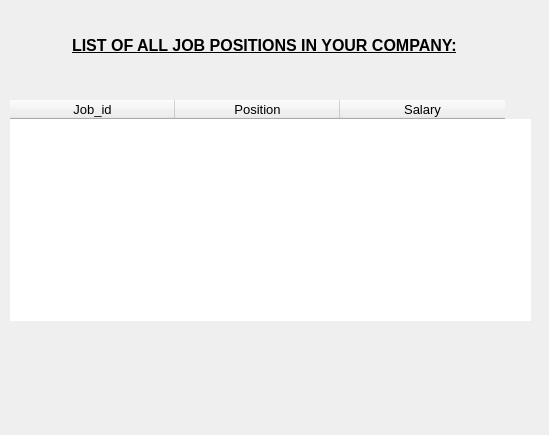
<?xml version="1.0" encoding="UTF-8"?>
<ui version="4.0">
 <class>ChangeSalary</class>
 <widget class="QWidget" name="ChangeSalary">
  <property name="geometry">
   <rect>
    <x>0</x>
    <y>0</y>
    <width>549</width>
    <height>435</height>
   </rect>
  </property>
  <property name="windowTitle">
   <string>Form</string>
  </property>
  <widget class="QLabel" name="label_logo">
   <property name="geometry">
    <rect>
     <x>220</x>
     <y>450</y>
     <width>171</width>
     <height>51</height>
    </rect>
   </property>
   <property name="text">
    <string/>
   </property>
  </widget>
  <widget class="QTableWidget" name="tableWidget_jobs">
   <property name="geometry">
    <rect>
     <x>10</x>
     <y>100</y>
     <width>521</width>
     <height>221</height>
    </rect>
   </property>
   <property name="font">
    <font>
     <pointsize>10</pointsize>
    </font>
   </property>
   <property name="styleSheet">
    <string notr="true">border: 0px;
</string>
   </property>
   <property name="sortingEnabled">
    <bool>true</bool>
   </property>
   <attribute name="horizontalHeaderMinimumSectionSize">
    <number>100</number>
   </attribute>
   <attribute name="horizontalHeaderDefaultSectionSize">
    <number>165</number>
   </attribute>
   <column>
    <property name="text">
     <string>Job_id</string>
    </property>
    <property name="font">
     <font>
      <pointsize>10</pointsize>
     </font>
    </property>
   </column>
   <column>
    <property name="text">
     <string>Position</string>
    </property>
    <property name="font">
     <font>
      <pointsize>10</pointsize>
     </font>
    </property>
   </column>
   <column>
    <property name="text">
     <string>Salary</string>
    </property>
    <property name="font">
     <font>
      <pointsize>10</pointsize>
     </font>
    </property>
   </column>
  </widget>
  <widget class="QLineEdit" name="lineEdit_title">
   <property name="geometry">
    <rect>
     <x>60</x>
     <y>30</y>
     <width>411</width>
     <height>31</height>
    </rect>
   </property>
   <property name="font">
    <font>
     <pointsize>12</pointsize>
     <weight>75</weight>
     <bold>true</bold>
     <underline>true</underline>
    </font>
   </property>
   <property name="styleSheet">
    <string notr="true">background: transparent;
border: 0px;
</string>
   </property>
   <property name="text">
    <string>LIST OF ALL JOB POSITIONS IN YOUR COMPANY:</string>
   </property>
   <property name="alignment">
    <set>Qt::AlignCenter</set>
   </property>
   <property name="readOnly">
    <bool>true</bool>
   </property>
  </widget>
  <widget class="QLabel" name="comp_logo">
   <property name="geometry">
    <rect>
     <x>130</x>
     <y>330</y>
     <width>271</width>
     <height>91</height>
    </rect>
   </property>
   <property name="text">
    <string/>
   </property>
   <property name="alignment">
    <set>Qt::AlignCenter</set>
   </property>
  </widget>
 </widget>
 <resources/>
 <connections/>
</ui>
